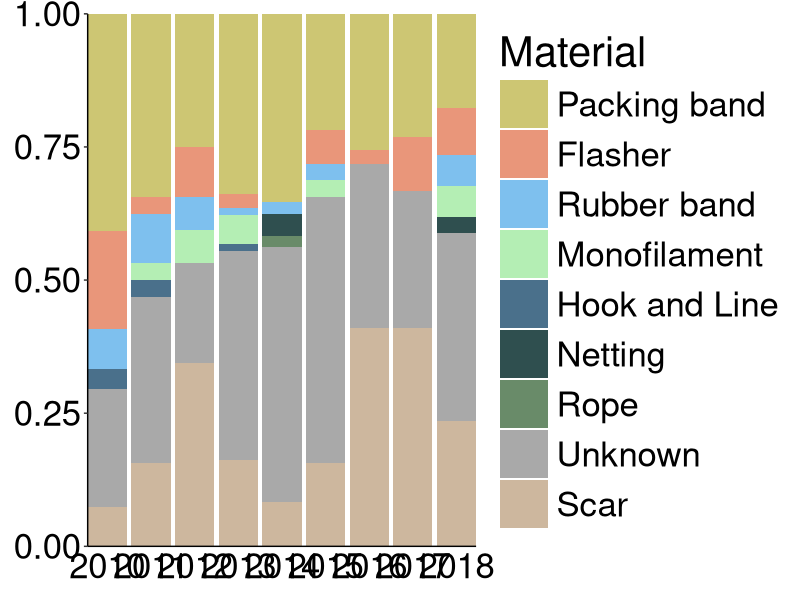
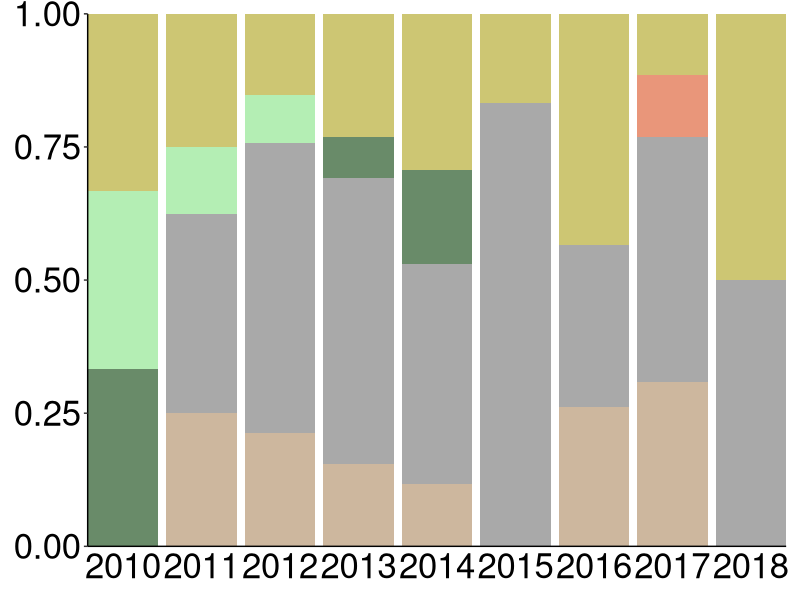
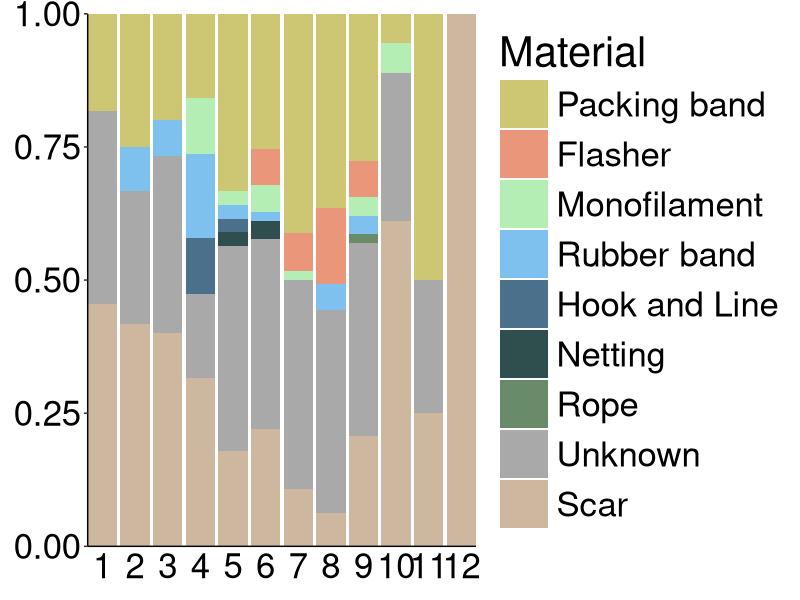
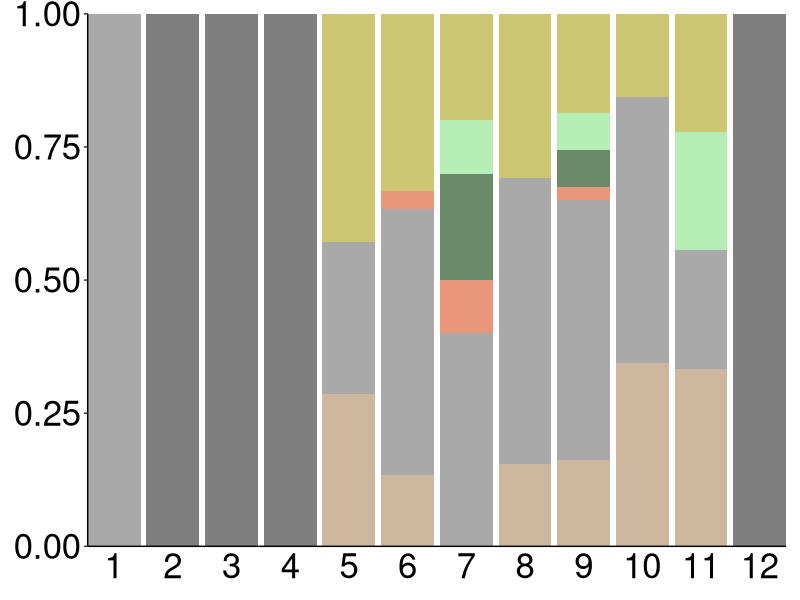

Write the R code that produced these figures, in order.
##################################################
### PROPORTIONAL MATERIAL ANALYSIS
### CREATED FEB 4, 2020
### LAST EDITED FEB 6, 2020
### liz.allyn@allyn.org
##################################################

# PACKAGES
library(ggplot2)
library(reshape2) # melt
library(plyr) # rename

# READ IN DATA

# at work
setwd("~/Projects/Sea Lion Entanglement Project/Upload to Box when edited")
# read in data
EjYear <- read.csv("Ej Year_Proportional Material Analysis.csv")
ZcYear <- read.csv("Zc Year_Proportional Material Analysis.csv")
BothYear <- read.csv("Both Year_Proportional Material Analysis.csv")
BothMonth <- read.csv("Both Month_Proportional Material Analysis.csv")
EjMonth <- read.csv("Ej Month_Proportional Material Analysis.csv")
ZcMonth <- read.csv("Zc Month_Proportional Material Analysis.csv")

# DATA MANIPULATION

# Make year a factor
EjYear$Year <- as.factor(EjYear$Year)
ZcYear$Year <- as.factor(ZcYear$Year)
BothYear$Year <- as.factor(BothYear$Year)
BothMonth$Month <- as.factor(BothMonth$Month)
EjMonth$Month <- as.factor(EjMonth$Month)
ZcMonth$Month <- as.factor(ZcMonth$Month)

# rename materials without underscores
EjYear <- rename(EjYear, c("Packing.band" = "Packing band", "Hook.and.Line" = "Hook and Line", "Rubber.band" = "Rubber band"))
ZcYear <- rename(ZcYear, c("Packing.band" = "Packing band"))
BothYear <- rename(BothYear, c("Packing.band" = "Packing band", "Hook.and.Line" = "Hook and Line", "Rubber.band" = "Rubber band"))
BothMonth <- rename(BothMonth, c("Packing.band" = "Packing band", "Hook.and.Line" = "Hook and Line", "Rubber.band" = "Rubber band"))
EjMonth <- rename(EjMonth, c("Packing.band" = "Packing band", "Hook.and.Line" = "Hook and Line", "Rubber.band" = "Rubber band"))
ZcMonth <- rename(ZcMonth, c("Packing.band" = "Packing band"))

# switch to long format
EjYear.long <- melt(data = EjYear, id.vars = c("Year"), variable.name = "Material")
ZcYear.long <- melt(data = ZcYear, id.vars = c("Year"), variable.name = "Material")
BothYear.long <- melt(data = BothYear, id.vars = c("Year"), variable.name = "Material")
BothMonth.long <- melt(data = BothMonth, id.vars = c("Month"), variable.name = "Material")
EjMonth.long <- melt(data = EjMonth, id.vars = c("Month"), variable.name = "Material")
ZcMonth.long <- melt(data = ZcMonth, id.vars = c("Month"), variable.name = "Material")

dodge <- position_dodge(width=0.9)

# PLOT FOR MS - YEAR

# Plot Ej Year

# set the theme
theme.Year <- theme_classic() +
  theme(plot.margin = margin(t=10,r=10,b=10,l=10),
        axis.title = element_blank(), 
        axis.title.x = element_blank(), 
        axis.title.y = element_blank(), 
        plot.title = element_blank(), 
        axis.text.x = element_text(size = 25, colour = "black"), 
        axis.text.y = element_text(size = 25, colour = "black"),
        axis.ticks.x = element_blank(),
        legend.position = "right", 
        legend.title = element_text(size = 30, colour = "black"), 
        legend.text = element_text(size = 25, colour = "black"), 
        legend.key.size = unit(2.5, "line")) # size of color boxes

# plot building
plot.EjYear <- 
  ggplot(data = EjYear.long, aes(x = Year, y = value, fill = Material)) + 
  geom_col(position = "stack") + 
  labs(x = "Year", y = "Proportion of Entanglements") +
  theme.Year +
  guides(color = guide_legend("Material")) +
  scale_x_discrete(expand = c(0,0)) +
  scale_y_continuous(expand = c(0,0)) +
  scale_fill_manual(name = "Material", 
                    labels = c("Packing band", "Flasher", "Rubber band", "Monofilament", "Hook and Line","Netting", "Rope", "Unknown", "Scar"), 
                    values = c("Scar" = "bisque3",
                               "Unknown" = "darkgrey",
                               "Rope" = "darkseagreen4",
                               "Netting" = "darkslategrey",
                               "Hook and Line" = "skyblue4",
                               "Monofilament" = "darkseagreen2",
                               "Rubber band" = "skyblue2",
                               "Flasher" = "darksalmon",
                               "Packing band" = "khaki3"))

plot(plot.EjYear)

# Plot Zc Year

# set the theme
theme.YearZc <- theme_classic() +
  theme(plot.margin = margin(c(10, 10, 10, 10)),
        axis.title.x = element_blank(), 
        axis.title.y = element_blank(), 
        plot.title = element_blank(), 
        axis.text.x = element_text(size = 25, colour = "black"), 
        axis.text.y = element_text(size = 25, colour = "black"), 
        axis.ticks.x = element_blank(),
        legend.position = "none")
        

plot.YearZc <- 
  ggplot(data = ZcYear.long, aes(x = Year, y = value, fill = Material)) + 
  geom_col(position = "stack") + 
  scale_x_discrete(expand = c(0,0)) +
  scale_y_continuous(expand = c(0,0)) +
  theme.YearZc +
  guides(color = guide_legend("Material")) +
  scale_fill_manual(name = "Material", 
                    labels = c("Packing band", "Monofilament", "Rope", "Flasher", "Unknown", "Scar"), 
                    values = c("Scar" = "bisque3",
                               "Unknown" = "darkgrey",
                               "Rope" = "darkseagreen4",
                               "Monofilament" = "darkseagreen2",
                               "Flasher" = "darksalmon",
                               "Packing band" = "khaki3"))

# plot

plot(plot.YearZc)

# MONTH EJ MA PLOT FOR MS

EjMonth.long$Month <- as.factor(EjMonth.long$Month)

# plotting months
theme.Month <- theme_classic() +
  theme(plot.margin = margin(c(10, 10, 10, 10)),
        axis.title = element_blank(), 
        axis.title.x = element_blank(), 
        axis.title.y = element_blank(), 
        axis.ticks.x = element_blank(),
        plot.title = element_blank(), 
        axis.text.x = element_text(size = 25, colour = "black"), 
        axis.text.y = element_text(size = 25, colour = "black"), 
        legend.position = "right", 
        legend.title = element_text(size = 30, colour = "black"), 
        legend.text = element_text(size = 25, colour = "black"), 
        legend.key.size = unit(2.5, "line"))# size of color boxes 

plot.EjMonth <- 
  ggplot(data = EjMonth.long, aes(x = Month, y = value, fill = Material)) + 
  geom_col(position = "stack") + 
  theme.Month +
  scale_x_discrete(expand = c(0,0)) +
  scale_y_continuous(expand = c(0,0)) +
  guides(color = guide_legend("Material")) +
  scale_fill_manual(name = "Material", 
                    labels = c("Packing band", "Flasher", "Monofilament", "Rubber band", "Hook and Line","Netting", "Rope", "Unknown", "Scar"), 
                    values = c("Scar" = "bisque3",
                               "Unknown" = "darkgrey",
                               "Netting" = "darkslategrey",
                               "Hook and Line" = "skyblue4",
                               "Rope" = "darkseagreen4",
                               "Monofilament" = "darkseagreen2",
                               "Rubber band" = "skyblue2",
                               "Flasher" = "darksalmon",
                               "Packing band" = "khaki3"))
plot(plot.EjMonth)

# Zc Months

# plotting months
theme.ZcMonth <- theme_classic() +
  theme(plot.margin = margin(c(10, 10, 10, 10)),
        axis.title = element_blank(), 
        axis.title.x = element_blank(), 
        axis.title.y = element_blank(), 
        axis.ticks.x = element_blank(),
        plot.title = element_blank(), 
        axis.text.x = element_text(size = 25, colour = "black"), 
        axis.text.y = element_text(size = 25, colour = "black"), 
        legend.position = "none")

plot.ZcMonth <- 
  ggplot(data = ZcMonth.long, aes(x = Month, y = value, fill = Material)) + 
  geom_col(position = "stack") + 
  theme.ZcMonth +
  scale_x_discrete(expand = c(0,0)) +
  scale_y_continuous(expand = c(0,0)) +
  guides(color = guide_legend("Material")) +
  scale_fill_manual(name = "Material", 
                    labels = c("Packing band", "Flasher", "Monofilament", "Rubber band", "Hook and Line","Netting", "Rope", "Unknown", "Scar"), 
                    values = c("Scar" = "bisque3",
                               "Unknown" = "darkgrey",
                               "Netting" = "darkslategrey",
                               "Hook and Line" = "skyblue4",
                               "Rope" = "darkseagreen4",
                               "Monofilament" = "darkseagreen2",
                               "Rubber band" = "skyblue2",
                               "Flasher" = "darksalmon",
                               "Packing band" = "khaki3"))
plot(plot.ZcMonth)
